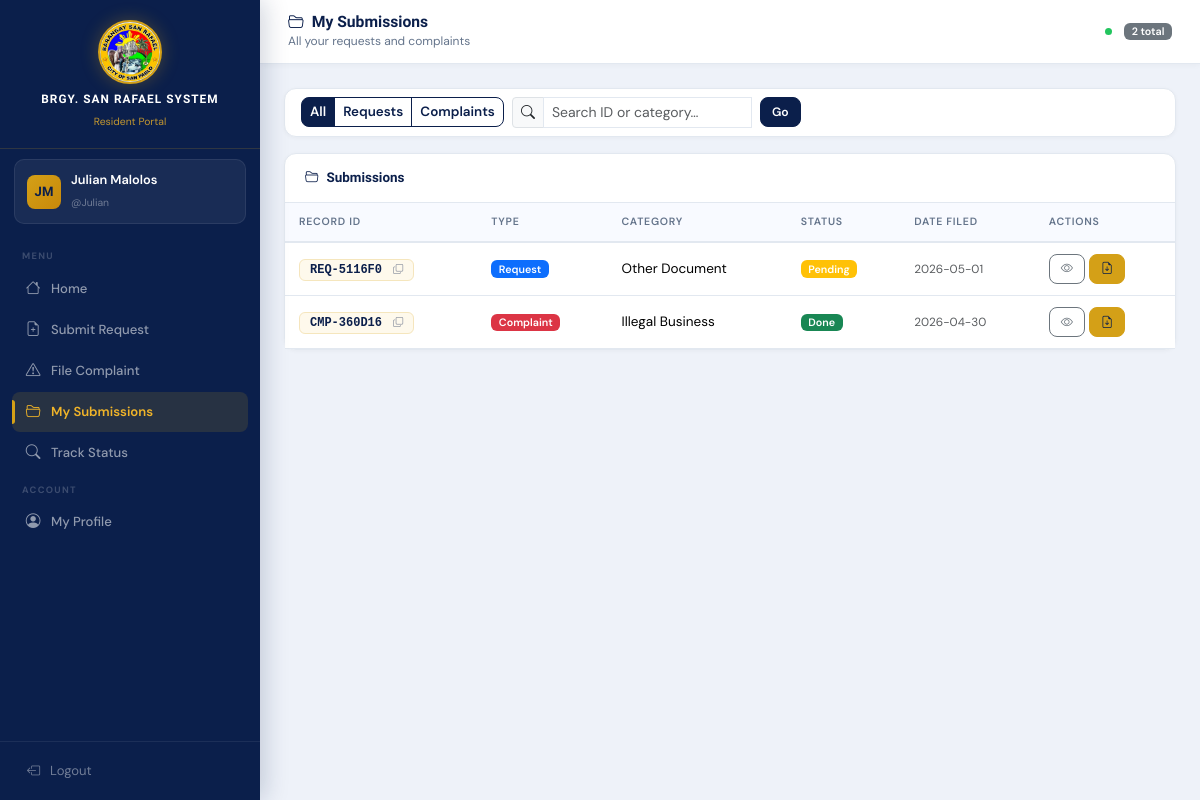
Before: /resident/my_submissions.php (signed in) with the older database file.
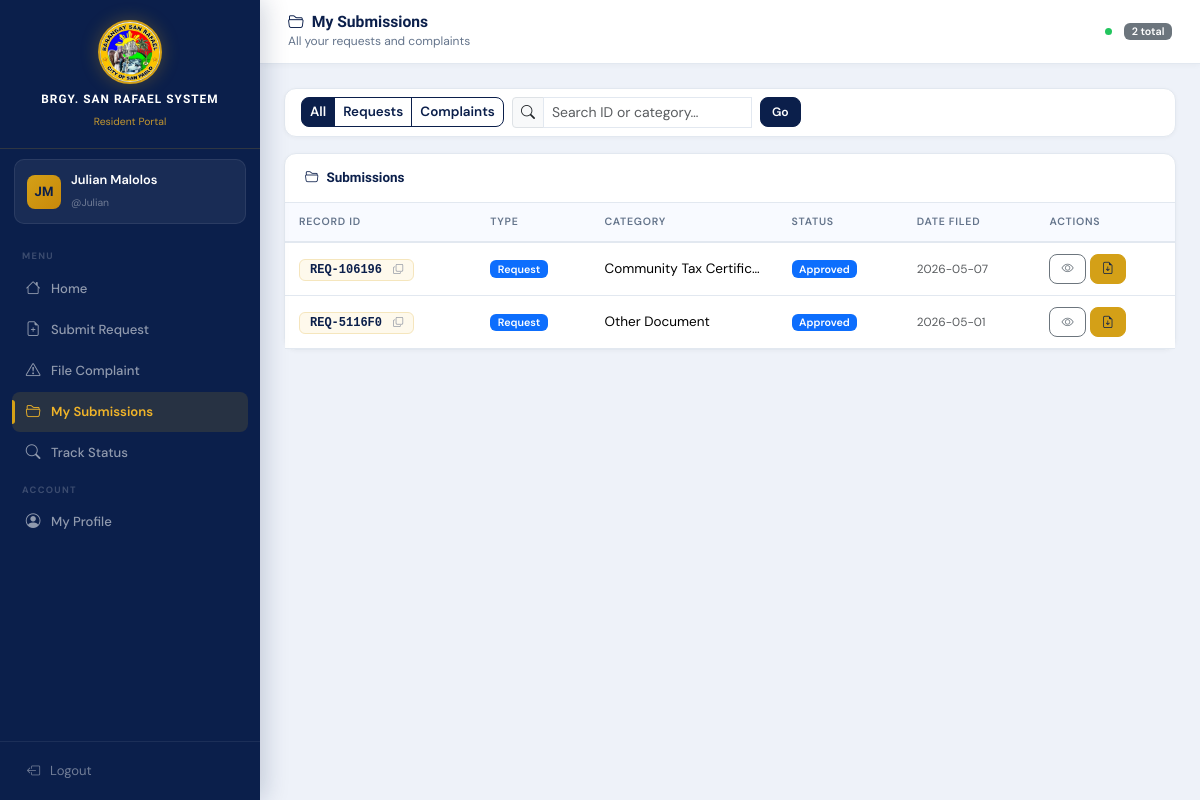
After: the same page with the newer database file.
### tables this page shows
CREATE TABLE `resident_accounts` (
  `id` int(11) NOT NULL AUTO_INCREMENT,
  `username` varchar(50) NOT NULL,
  `password` varchar(100) NOT NULL,
  `full_name` varchar(100) NOT NULL,
  `address` varchar(200) NOT NULL,
  `contact` varchar(20) NOT NULL,
  `resident_id` varchar(10) DEFAULT NULL,
  `created_at` datetime DEFAULT current_timestamp(),
  PRIMARY KEY (`id`),
  UNIQUE KEY `username` (`username`),
  UNIQUE KEY `resident_id` (`resident_id`),
  CONSTRAINT `resident_accounts_ibfk_1` FOREIGN KEY (`resident_id`) REFERENCES `residents` (`resident_id`)
);

CREATE TABLE `records` (
  `record_id` varchar(20) NOT NULL,
  `record_type` enum('request','complaint') NOT NULL,
  `resident_id` varchar(10) NOT NULL,
  `category` varchar(100) NOT NULL,
  `details` text DEFAULT NULL,
  `status` enum('Pending','Approved','Done') DEFAULT 'Pending',
  `date_submitted` datetime DEFAULT current_timestamp(),
  `is_deleted` tinyint(1) DEFAULT 0,
  `deleted_at` datetime DEFAULT NULL,
  `deleted_by` varchar(100) DEFAULT NULL,
  `delete_reason` varchar(255) DEFAULT NULL,
  PRIMARY KEY (`record_id`),
  KEY `resident_id` (`resident_id`),
  CONSTRAINT `records_ibfk_1` FOREIGN KEY (`resident_id`) REFERENCES `residents` (`resident_id`)
);

### includes/config.php (called while the page is built, shortened)
<?php
function db(): mysqli {
    static $c=null;
    if (!$c) {
        $c=new mysqli(DB_HOST,DB_USER,DB_PASS,DB_NAME);
        $c->set_charset('utf8mb4');
    }
    return $c;
}
function db_fetch_all(string $sql,array $p=[]): array {
    $s=db()->prepare($sql);
    if ($p) $s->bind_param(str_repeat('s',count($p)),...$p);
    $s->execute(); $r=$s->get_result(); $rows=[];
    while ($row=$r->fetch_assoc()) $rows[]=$row;
    return $rows;
}
function db_fetch_one(string $sql,array $p=[]): ?array { $r=db_fetch_all($sql,$p); return $r[0]??null; }
function is_resident(): bool { return session_name()==='BRGY_RESIDENT' && isset($_SESSION['resident_account_id']); }
function current_resident(): ?array { if (!is_resident()) return null; return db_fetch_one('SELECT * FROM resident_accounts WHERE id=?',[$_SESSION['resident_account_id']]); }
function e(string $s): string { return htmlspecialchars($s,ENT_QUOTES,'UTF-8'); }
function paginate(array $items,int $per,int $page): array {
    $total=count($items); $pages=max(1,(int)ceil($total/$per));
    $page=max(1,min($page,$pages));
    return ['items'=>array_slice($items,($page-1)*$per,$per),'total'=>$total,'pages'=>$pages,'current'=>$page];
}

### resident/my_submissions.php (the view, shortened to what this page needs)
<?php
require_once __DIR__.'/../includes/config.php';
$acc=current_resident();
$filter=$_GET['filter']??'all'; $search=trim($_GET['q']??''); $page=max(1,(int)($_GET['page']??1));
$sql='SELECT * FROM records WHERE resident_id=? AND (is_deleted IS NULL OR is_deleted=0)';
$params=[$acc['resident_id']??''];
$sql.=' ORDER BY date_submitted DESC';
$all=db_fetch_all($sql,$params);
$pg=paginate($all,PER_PAGE,$page);
include __DIR__.'/../includes/header.php';
include __DIR__.'/../includes/resident_sidebar.php';
?>
<div class="main-content">
  <div class="topbar">
    <div><h5><i class="bi bi-folder2-open me-2"></i>My Submissions</h5><small>All your requests and complaints</small></div>
    <div class="d-flex align-items-center gap-2">
      <span class="rt-dot" title="Real-time updates active"></span>
      <span class="badge bg-secondary"><?= $pg['total'] ?> total</span>
    </div>
  </div>
  <div class="p-4">
    <div class="card mb-3"><div class="card-body py-2">
      <form method="get" class="d-flex flex-wrap gap-2 align-items-center">
        <div class="btn-group btn-group-sm">
          <?php foreach(['all'=>'All','request'=>'Requests','complaint'=>'Complaints'] as $v=>$l): ?>
          <a href="?filter=<?= $v ?>&q=<?= urlencode($search) ?>" class="btn <?= $filter===$v?'btn-primary':'btn-outline-primary' ?>"><?= $l ?></a>
          <?php endforeach; ?>
        </div>
        <div class="input-group input-group-sm" style="max-width:240px;">
          <span class="input-group-text"><i class="bi bi-search"></i></span>
          <input type="text" name="q" class="form-control" placeholder="Search ID or category…" value="<?= e($search) ?>" id="subSearchInput">
        </div>
        <button type="submit" class="btn btn-primary btn-sm">Go</button>
      </form>
    </div></div>
    <?php if(empty($pg['items'])): ?>
    <div class="card"><div class="card-body text-center py-5 text-muted">
      <i class="bi bi-inbox fs-2 d-block mb-2"></i>No submissions yet.
      <a href="/BarangayProject/resident/submit_request.php">Submit a request</a> or <a href="/BarangayProject/resident/file_complaint.php">file a complaint</a>.
    </div></div>
    <?php else: ?>
    <div class="card">
      <div class="card-header">
        <span><i class="bi bi-folder2-open me-2"></i>Submissions</span>
      </div>
      <div class="card-body p-0">
        <div class="table-responsive">
          <table class="table table-hover mb-0" id="subTable">
            <thead><tr><th>Record ID</th><th>Type</th><th>Category</th><th>Status</th><th>Date Filed</th><th>Actions</th></tr></thead>
            <tbody>
              <?php foreach($pg['items'] as $r): ?>
              <tr data-record-id="<?= e($r['record_id']) ?>">
                <td>
                  <span class="record-id-chip" style="cursor:pointer;" onclick="copyId('<?= e($r['record_id']) ?>')" title="Click to copy">
                    <?= e($r['record_id']) ?> <i class="bi bi-copy ms-1" style="font-size:.62rem;opacity:.5;"></i>
                  </span>
                </td>
                <td><?= $r['record_type']==='request'?"<span class='badge bg-primary'>Request</span>":"<span class='badge bg-danger'>Complaint</span>" ?></td>
                <td style="max-width:140px;overflow:hidden;text-overflow:ellipsis;white-space:nowrap;"><?= e($r['category']) ?></td>
                <td><span class="badge bg-<?= ['Pending'=>'warning','Approved'=>'primary','Done'=>'success','Rejected'=>'danger'][$r['status']]??'secondary' ?> rt-status-badge"><?= e($r['status']) ?></span></td>
                <td><small class="text-muted"><?= substr($r['date_submitted'],0,10) ?></small></td>
                <td>
                  <div class="d-flex gap-1">
                    <button class="btn btn-sm btn-outline-secondary"
                      data-bs-toggle="modal" data-bs-target="#detailModal"
                      data-rid="<?= e($r['record_id']) ?>" data-type="<?= e($r['record_type']) ?>"
                      data-cat="<?= e($r['category']) ?>" data-details="<?= e($r['details']??'—') ?>"
                      data-status="<?= e($r['status']) ?>" data-date="<?= substr($r['date_submitted'],0,16) ?>">
                      <i class="bi bi-eye"></i>
                    </button>
                    <a href="/BarangayProject/resident/view_copy.php?id=<?= urlencode($r['record_id']) ?>" target="_blank" class="btn btn-sm btn-gold" title="Download / Print Copy">
                      <i class="bi bi-file-earmark-arrow-down"></i>
                    </a>
                  </div>
                </td>
              </tr>
              <?php endforeach; ?>
            </tbody>
          </table>
        </div>
      </div>
    </div>
    <?php endif; ?>
  </div>
</div>
<?php include __DIR__.'/../includes/footer.php'; ?>

### includes/header.php (shortened to what this page needs)
<!DOCTYPE html>
<html lang="en">
<head>
  <link href="https://cdn.jsdelivr.net/npm/bootstrap@5.3.3/dist/css/bootstrap.min.css" rel="stylesheet">
  <link href="https://cdn.jsdelivr.net/npm/bootstrap-icons@1.11.3/font/bootstrap-icons.min.css" rel="stylesheet">
</head>
<body>

### includes/resident_sidebar.php (shortened to what this page needs)
<?php
$racc=current_resident();
$current=basename($_SERVER['PHP_SELF']);
function res_nav(string $file,string $icon,string $label,string $cur):string{
    $a=$cur===$file?'active':'';
    return "<a href='/BarangayProject/resident/{$file}' class='nav-link {$a}'><i class='bi bi-{$icon}'></i><span>{$label}</span></a>";
}
$init=implode('',array_map(fn($w)=>strtoupper($w[0]),array_slice(explode(' ',$racc['full_name']??'R'),0,2)));
?>
<div class="sidebar" id="residentSidebar">
  <div class="sidebar-brand">
    <img src="/BarangayProject/Logo.jpg" alt="Logo" class="brand-logo">
    <h6><?= APP_NAME ?></h6><small>Resident Portal</small>
  </div>
  <div class="sidebar-user">
    <div class="avatar"><?= e($init) ?></div>
    <div class="user-info"><span><?= e($racc['full_name']??'') ?></span><small>@<?= e($racc['username']??'') ?></small></div>
  </div>
  <nav class="sidebar-nav">
    <div class="nav-section">Menu</div>
    <?= res_nav('home.php','house','Home',$current) ?>
    <?= res_nav('submit_request.php','file-earmark-plus','Submit Request',$current) ?>
    <?= res_nav('file_complaint.php','exclamation-triangle','File Complaint',$current) ?>
    <?= res_nav('my_submissions.php','folder2-open','My Submissions',$current) ?>
    <?= res_nav('track_status.php','search','Track Status',$current) ?>
    <div class="nav-section">Account</div>
    <?= res_nav('profile.php','person-circle','My Profile',$current) ?>
  </nav>
  <div class="sidebar-footer">
    <button type="button" class="btn-logout" onclick="showLogoutModal('residentLogoutModal')">
      <i class="bi bi-box-arrow-left"></i> Logout
    </button>
  </div>
</div>

### includes/footer.php (shortened to what this page needs)
<div class="toast-container position-fixed bottom-0 end-0 p-3" style="z-index:9000;">
</div>
<div class="toast-container position-fixed bottom-0 end-0 p-3" style="z-index:8999;">
</div>
</body></html>

Changed rows visible on the page:
no longer on this page (row edited): records: record_id "CMP-360D16", record_type "Complaint", category "Illegal Business", status "Done", date_submitted "2026-04-30"
added records: record_id "REQ-106196", record_type "Request", category "Community Tax Certific…", status "Approved", date_submitted "2026-05-07"
changed records "Other Document": status "Pending" → "Approved"
